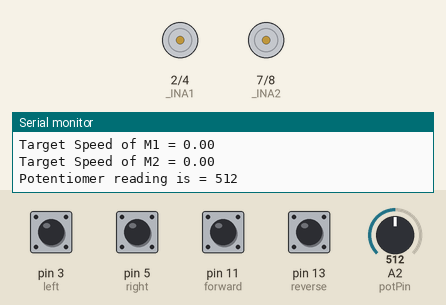
Recording of a sketch running on a simulated Arduino Uno, built with avr-gcc and run on an emulated ATmega328P. On the bench: motor-driver pin pairs drawn as motors (green arrow = first pin HIGH = forward, orange = second pin HIGH = backward, longer = more drive, scaled by the enable pin), the last lines printed to the serial monitor. The test bench sets the inputs (shaded band); at power-on: pin 3 (left), pin 5 (right), pin 11 (forward), pin 13 (reverse) HIGH, A2 (potPin) = 512.

Above: at 1.2 s.
1.3 s: pin 3 (left) pulled LOW for 0.15 s
At 1.65 s:
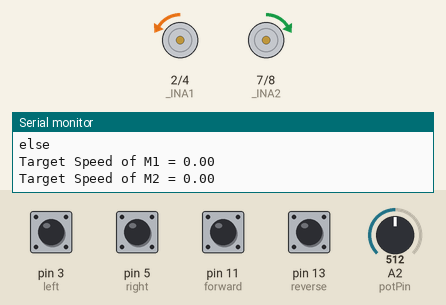
4.3 s: pin 11 (forward) pulled LOW for 0.15 s
At 4.62 s:
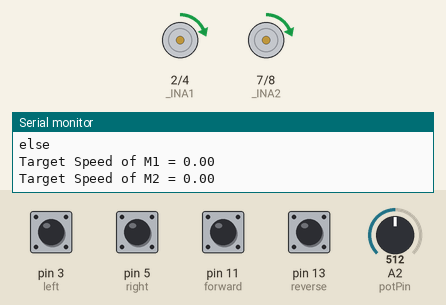
7.3 s: pin 5 (right) pulled LOW for 0.15 s
At 7.59 s:
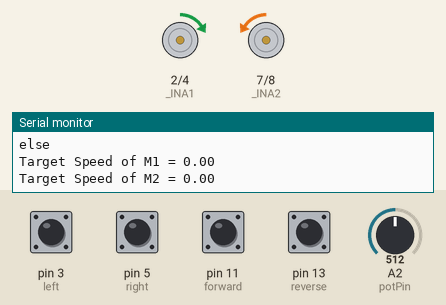
10.3 s: pin 13 (reverse) pulled LOW for 1 s
At 10.71 s:
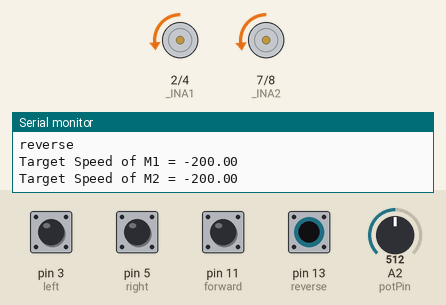
13.3 s: pin 11 (forward) pulled LOW for 1 s
16.3 s: pin 3 (left) pulled LOW for 0.15 s
Timing chart, 0 to 20.3 s (numbered marks = the images above; inputs shaded):
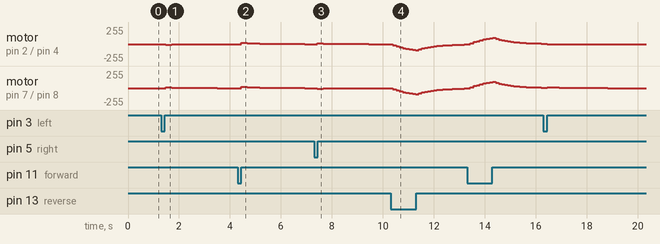

The sketch:

REWIRE1.ino
```cpp
#include "DualVNH5019MotorShield.h"
const float accelRate = .15;  // Rate for change in acceleration
const float maxSpeedJump = 40;  // Largest increment that the current speed can change per unit time on either of the two motors
const float turnRate = 0.5;
const float diagRate = 0.50; // Variable used to set the turning radius of diagonal turns


//---for the 4 main switches of the joystick and the potentiometer---
const int forward = 11;
const int reverse = 13;
const int left = 3;
const int right = 5;

//---for the potentiometer
const byte potPin = A2;         // set potentiometer pin to Analog 0
int potValue;                   // defining the usable potentiometer reading

//---for global variables, constants---
float maxSpeed; // Variable to store the value of the max speed
float error1;  // Variable used to store the difference between the current speed and the target speed of Motor 1
float error2;  // Variable used to store the difference between the current speed and the target speed of Motor 2


float currSpeed1 = 0; // Variable to store current speed of motor 1
float currSpeed2 = 0; // Variable to store current speed of motor 2
float targetSpeed1;  // Variable to store desired speed of motor 1
float targetSpeed2;  // Variable to store desired speed of motor 2

byte forwardState;   // Record state of forward switch
byte reverseState;  // Record state of reverse switch
byte leftState;    // Record state of left switch
byte rightState;  // Record state of right switch

DualVNH5019MotorShield m;

void setup() {
  m.init();

  pinMode(forward,INPUT_PULLUP);  // Pin connected to 5V through an internal pullup resistor(default reading is HIGH)
  pinMode(reverse,INPUT_PULLUP);  // Same thing as above: when switch is pressed, it connects to ground (and reads LOW)
  pinMode(left,INPUT_PULLUP); // Same thing as above
  pinMode(right,INPUT_PULLUP);  // Same thing as above

  m.setM2Speed(0);  // Set motor 1 to full coast(zero speed) when no switch is pressed
  m.setM2Speed(0);  // Set motor 2 to full coast(zero speed)

  Serial.begin(9600); // Open the serial port at 9600 bps
}

void loop() {

  readPotentiometer();
  checkSwitches();  // Checks which of the four switches was pressed on the joystick
  changeSpeed();  // Changes the speed of each motor by comparing the current and target speeds
}

// Value read from potentiometer
// ranging from 0 to 1023
void readPotentiometer(){

  potValue = analogRead(potPin);
  maxSpeed = map(potValue, 0, 1023, 0, 400);

  Serial.print("Potentiomer reading is = ");
  Serial.println(potValue);
  Serial.print("Max speed is  = ");
  Serial.println(maxSpeed);
}

/* checks to see which switch is being pressed
*  stores the target speed of each motor
*  and prints the direction
 */
void checkSwitches(){

  forwardState = digitalRead(forward);  // HIGH is the same as off(depressed) and LOW is the same as on(pressed)
  reverseState = digitalRead(reverse);
  leftState = digitalRead(left);
  rightState = digitalRead(right);

   if(!digitalRead(left) && digitalRead(forward) && digitalRead(reverse) && digitalRead(right)) // Left turn
  {
    targetSpeed1 = -1 * maxSpeed * turnRate;
    targetSpeed2 = maxSpeed * turnRate;
    Serial.println("left");
  }
   else if(!digitalRead(left) && !digitalRead(forward) && digitalRead(reverse) && digitalRead(right))//(leftState == LOW && forwardState == LOW && reverseState == HIGH && rightState == HIGH) // Up-Left turn
    {
      targetSpeed1 = maxSpeed * diagRate;
      targetSpeed2 = maxSpeed;
      Serial.println("up_left");
    }
   else if(!digitalRead(left) && digitalRead(forward) && !digitalRead(reverse) && digitalRead(right))//(leftState == LOW && forwardState == HIGH && reverseState == LOW && rightState == HIGH) // Down-Left turn
    {
      targetSpeed1 = -1 * maxSpeed * diagRate;
      targetSpeed2 = -1 * maxSpeed;
      Serial.println("down_left");
    }
   else if(digitalRead(left) && digitalRead(forward) && digitalRead(reverse) && !digitalRead(right))//(leftState == HIGH && forwardState == HIGH && reverseState == HIGH && rightState == LOW)  // Right turn
    {
      targetSpeed1 = maxSpeed * turnRate;
      targetSpeed2 = -1 * maxSpeed * turnRate;
      Serial.println("right");
    }
  else if(digitalRead(left) && !digitalRead(forward) && digitalRead(reverse) && !digitalRead(right))//(leftState == HIGH && forwardState == LOW && reverseState == HIGH && rightState == LOW)  // Up-Right turn
    {
      targetSpeed1 = maxSpeed;
      targetSpeed2 = maxSpeed * diagRate;
      Serial.println("up_right");
    }
  else if(digitalRead(left) && digitalRead(forward) && !digitalRead(reverse) && !digitalRead(right))//(leftState == HIGH && forwardState == HIGH && reverseState == LOW && rightState == LOW)  // Down-Right turn
    {
      targetSpeed1 = -1 * maxSpeed;
      targetSpeed2 = -1 * maxSpeed * diagRate;
      Serial.println("down_right");
    }
  else if(digitalRead(left) && !digitalRead(forward) && digitalRead(reverse) && digitalRead(right))//(leftState == HIGH && forwardState == LOW && reverseState == HIGH && rightState == HIGH) // Forwards(Up)
    {
      targetSpeed1 = maxSpeed;
      targetSpeed2 = maxSpeed;
      Serial.println("forward");
    }
    else if(digitalRead(left) && digitalRead(forward) && !digitalRead(reverse) && digitalRead(right))//(leftState == HIGH && forwardState == HIGH && reverseState == LOW && rightState == HIGH) // Reverse(Down)
    {
      targetSpeed1 = -1 * maxSpeed;
      targetSpeed2 = -1 * maxSpeed;
      Serial.println("reverse");
    }
    else  // Idle state and all other exceptions are taken care of by this
    {
      targetSpeed1 = 0;
      targetSpeed2 = 0;
     // m.setM2Speed(0); //m.setM2Brake(0);
     // m.setM2Speed(0); // m.setM2Brake(0);
      Serial.println("else");
    }

  Serial.print("Target Speed of M1 = ");
  Serial.println(targetSpeed1);
  Serial.print("Target Speed of M2 = ");
  Serial.println(targetSpeed2);
}

//---changes the speed of each motor based on the previous direction
void changeSpeed(){

  error1 = currSpeed1 - targetSpeed1;
  error2 = currSpeed2 - targetSpeed2;

  if((error1 * accelRate) >= maxSpeedJump) // Checks to see if the product of the acceleration rate and the error are larger than the maxSpeedJump value; if so then the change in speed is capped by the value of maxSpeedJump
    {
      currSpeed1 = currSpeed1 - maxSpeedJump;
      m.setM1Speed(currSpeed1);
    }
    else if((error1 * accelRate) <= (-1 * maxSpeedJump))  // Checks to see if the product of the acceleration rate and the error are smaller than the negative maxSpeedJump value; if so then the change in speed is capped by the value of maxSpeedJump
    {
      currSpeed1 = currSpeed1 + maxSpeedJump;
      m.setM1Speed(currSpeed1);
    }
    else if(currSpeed1 != targetSpeed1)  // Accelerate either in the positive or negative direction for motor 1 based on the sign of the error
    {
      currSpeed1 = currSpeed1 - (accelRate * error1);
      m.setM1Speed(currSpeed1);
    }
  else  // Do nothing if the current speed of motor 1 is the same as the target speed
    currSpeed1 = currSpeed1;

   if((error2 * accelRate) >= maxSpeedJump) // Checks to see how large of a speed change will occur for motor 2 and limits the max change to 90 per increment
   {
      currSpeed2 = currSpeed2 - maxSpeedJump;
      m.setM2Speed(currSpeed2);
   }
   else if((error2 * accelRate) <= (-1 * maxSpeedJump))
   {
      currSpeed2 = currSpeed2 + maxSpeedJump;
      m.setM2Speed(currSpeed2);
   }
  else if(currSpeed2 != targetSpeed2) // Accelerate either in the positive or negative direction for motor 2 based on the sign of the error
  {
    currSpeed2 = currSpeed2 - (accelRate * error2);
   m.setM2Speed(currSpeed2);
  }
  else
    currSpeed2 = currSpeed2;  // Do nothing if the current speed of motor 2 is the same as the target speed

}
```

DualVNH5019MotorShield.cpp
```cpp
#include "DualVNH5019MotorShield.h"

// Constructors ////////////////////////////////////////////////////////////////

DualVNH5019MotorShield::DualVNH5019MotorShield()
{
  //Pin map
  _INA1 = 2;
  _INB1 = 4;
  _EN1DIAG1 = 6;
  _CS1 = A0;
  _INA2 = 7;
  _INB2 = 8;
  _EN2DIAG2 = 12;
  _CS2 = A1;
}

DualVNH5019MotorShield::DualVNH5019MotorShield(unsigned char INA1, unsigned char INB1, unsigned char EN1DIAG1, unsigned char CS1,
                                               unsigned char INA2, unsigned char INB2, unsigned char EN2DIAG2, unsigned char CS2)
{
  //Pin map
  //PWM1 and PWM2 cannot be remapped because the library assumes PWM is on timer1
  _INA1 = INA1;
  _INB1 = INB1;
  _EN1DIAG1 = EN1DIAG1;
  _CS1 = CS1;
  _INA2 = INA2;
  _INB2 = INB2;
  _EN2DIAG2 = EN2DIAG2;
  _CS2 = CS2;
}

// Public Methods //////////////////////////////////////////////////////////////
void DualVNH5019MotorShield::init()
{
// Define pinMode for the pins and set the frequency for timer1.

  pinMode(_INA1,OUTPUT);
  pinMode(_INB1,OUTPUT);
  pinMode(_PWM1,OUTPUT);
  pinMode(_EN1DIAG1,INPUT);
  pinMode(_CS1,INPUT);
  pinMode(_INA2,OUTPUT);
  pinMode(_INB2,OUTPUT);
  pinMode(_PWM2,OUTPUT);
  pinMode(_EN2DIAG2,INPUT);
  pinMode(_CS2,INPUT);
  #if defined(__AVR_ATmega168__)|| defined(__AVR_ATmega328P__) || defined(__AVR_ATmega32U4__)
  // Timer 1 configuration
  // prescaler: clockI/O / 1
  // outputs enabled
  // phase-correct PWM
  // top of 400
  //
  // PWM frequency calculation
  // 16MHz / 1 (prescaler) / 2 (phase-correct) / 400 (top) = 20kHz
  TCCR1A = 0b10100000;
  TCCR1B = 0b00010001;
  ICR1 = 400;
  #endif
}
// Set speed for motor 1, speed is a number betwenn -400 and 400
void DualVNH5019MotorShield::setM1Speed(int speed)
{
  unsigned char reverse = 0;

  if (speed < 0)
  {
    speed = -speed;  // Make speed a positive quantity
    reverse = 1;  // Preserve the direction
  }
  if (speed > 400)  // Max PWM dutycycle
    speed = 400;
  #if defined(__AVR_ATmega168__)|| defined(__AVR_ATmega328P__) || defined(__AVR_ATmega32U4__)
  OCR1A = speed;
  #else
  analogWrite(_PWM1,speed * 51 / 80); // default to using analogWrite, mapping 400 to 255
  #endif
  if (speed == 0)
  {
    digitalWrite(_INA1,LOW);   // Make the motor coast no
    digitalWrite(_INB1,LOW);   // matter which direction it is spinning.
  }
  else if (reverse)
  {
    digitalWrite(_INA1,LOW);
    digitalWrite(_INB1,HIGH);
  }
  else
  {
    digitalWrite(_INA1,HIGH);
    digitalWrite(_INB1,LOW);
  }
}

// Set speed for motor 2, speed is a number betwenn -400 and 400
void DualVNH5019MotorShield::setM2Speed(int speed)
{
  unsigned char reverse = 0;

  if (speed < 0)
  {
    speed = -speed;  // make speed a positive quantity
    reverse = 1;  // preserve the direction
  }
  if (speed > 400)  // Max
    speed = 400;
  #if defined(__AVR_ATmega168__)|| defined(__AVR_ATmega328P__) || defined(__AVR_ATmega32U4__)
  OCR1B = speed;
  #else
  analogWrite(_PWM2,speed * 51 / 80); // default to using analogWrite, mapping 400 to 255
  #endif
  if (speed == 0)
  {
    digitalWrite(_INA2,LOW);   // Make the motor coast no
    digitalWrite(_INB2,LOW);   // matter which direction it is spinning.
  }
  else if (reverse)
  {
    digitalWrite(_INA2,LOW);
    digitalWrite(_INB2,HIGH);
  }
  else
  {
    digitalWrite(_INA2,HIGH);
    digitalWrite(_INB2,LOW);
  }
}

// Set speed for motor 1 and 2
void DualVNH5019MotorShield::setSpeeds(int m1Speed, int m2Speed)
{
  setM1Speed(m1Speed);
  setM2Speed(m2Speed);
}

// Brake motor 1, brake is a number between 0 and 400
void DualVNH5019MotorShield::setM1Brake(int brake)
{
  // normalize brake
  if (brake < 0)
  {
    brake = -brake;
  }
  if (brake > 400)  // Max brake
    brake = 400;
  digitalWrite(_INA1, LOW);
  digitalWrite(_INB1, LOW);
  #if defined(__AVR_ATmega168__)|| defined(__AVR_ATmega328P__) || defined(__AVR_ATmega32U4__)
  OCR1A = brake;
  #else
  analogWrite(_PWM1,brake * 51 / 80); // default to using analogWrite, mapping 400 to 255
  #endif
}

// Brake motor 2, brake is a number between 0 and 400
void DualVNH5019MotorShield::setM2Brake(int brake)
{
  // normalize brake
  if (brake < 0)
  {
    brake = -brake;
  }
  if (brake > 400)  // Max brake
    brake = 400;
  digitalWrite(_INA2, LOW);
  digitalWrite(_INB2, LOW);
  #if defined(__AVR_ATmega168__)|| defined(__AVR_ATmega328P__) || defined(__AVR_ATmega32U4__)
  OCR1B = brake;
  #else
  analogWrite(_PWM2,brake * 51 / 80); // default to using analogWrite, mapping 400 to 255
  #endif
}

// Brake motor 1 and 2, brake is a number between 0 and 400
void DualVNH5019MotorShield::setBrakes(int m1Brake, int m2Brake)
{
  setM1Brake(m1Brake);
  setM2Brake(m2Brake);
}

// Return motor 1 current value in milliamps.
unsigned int DualVNH5019MotorShield::getM1CurrentMilliamps()
{
  // 5V / 1024 ADC counts / 144 mV per A = 34 mA per count
  return analogRead(_CS1) * 34;
}

// Return motor 2 current value in milliamps.
unsigned int DualVNH5019MotorShield::getM2CurrentMilliamps()
{
  // 5V / 1024 ADC counts / 144 mV per A = 34 mA per count
  return analogRead(_CS2) * 34;
}

// Return error status for motor 1
unsigned char DualVNH5019MotorShield::getM1Fault()
{
  return !digitalRead(_EN1DIAG1);
}

// Return error status for motor 2
unsigned char DualVNH5019MotorShield::getM2Fault()
{
  return !digitalRead(_EN2DIAG2);
}
```

DualVNH5019MotorShield.h
```cpp
#ifndef DualVNH5019MotorShield_h
#define DualVNH5019MotorShield_h

#include <Arduino.h>

class DualVNH5019MotorShield
{
  public:
    // CONSTRUCTORS
    DualVNH5019MotorShield(); // Default pin selection.
    DualVNH5019MotorShield(unsigned char INA1, unsigned char INB1, unsigned char EN1DIAG1, unsigned char CS1,
                           unsigned char INA2, unsigned char INB2, unsigned char EN2DIAG2, unsigned char CS2); // User-defined pin selection.

    // PUBLIC METHODS
    void init(); // Initialize TIMER 1, set the PWM to 20kHZ.
    void setM1Speed(int speed); // Set speed for M1.
    void setM2Speed(int speed); // Set speed for M2.
    void setSpeeds(int m1Speed, int m2Speed); // Set speed for both M1 and M2.
    void setM1Brake(int brake); // Brake M1.
    void setM2Brake(int brake); // Brake M2.
    void setBrakes(int m1Brake, int m2Brake); // Brake both M1 and M2.
    unsigned int getM1CurrentMilliamps(); // Get current reading for M1.
    unsigned int getM2CurrentMilliamps(); // Get current reading for M2.
    unsigned char getM1Fault(); // Get fault reading from M1.
    unsigned char getM2Fault(); // Get fault reading from M2.

  private:
    unsigned char _INA1;
    unsigned char _INB1;
    static const unsigned char _PWM1 = 9;
    unsigned char _EN1DIAG1;
    unsigned char _CS1;
    unsigned char _INA2;
    unsigned char _INB2;
    static const unsigned char _PWM2 = 10;
    unsigned char _EN2DIAG2;
    unsigned char _CS2;

};

#endif
```
